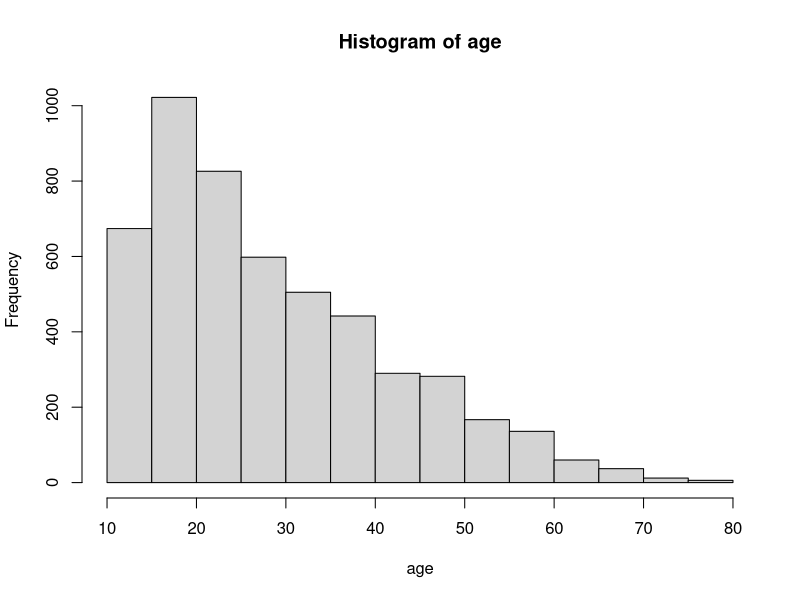

This figure's R source:
#                       ##############################################                             #
#                       ###         INDIVIDUAL EXERCISE 1          ###                             #
#                       ###       MEAN AND STANDARD DEVIATION      ###                             #
#                       ##############################################                             #

###
# The script was prepared by Andras Voros.
# (this is the version of 13.02.2021)
###

### OVERVIEW
# The aim of the exercise is to practice the basic R we have talked through so far.
# It is not a test, so take your time and concentrate on how each function works. 
# Whether you use the earlier srcipts or not is your choice. If you are stuck 
# somewhere, or something doesn't work, just ask questions through the usual channels.
#
# DATA. You will use the subset of the Scots Miners 1891 Census Survey dataset introduced
# earlier. Information about the data and see the UK Data Service's archive:
# https://beta.ukdataservice.ac.uk/datacatalogue/studies/study?id=3651#!/details
#
# HOW TO PROCEED. Below you can find the list of instructions for the exercise.
# After that comes a partially written script - you need to fill in the blanks,
# but there will be enough help that you won't get lost. This is all. Go on.
###


### INSTRUCTIONS
# 1. Read the dataset (again) from the original csv file.
# 2. Create two (vector) objects containing the data about miners'
#             a. age
#             b. marital status
# 3. Recode the marital status object into a "married vs. single" variable,
#    following these recoding instructions:
#             m ->  1 (married)
#             s ->  0 (single)
#             w -> NA (widowed)
#             o -> NA (data not available)
# 4. Calculate the average age and the standard deviation of age in the dataset.
#    Interpret the results.
# 5. Calculate the proportion of married miners and the standard deviation of the
#    recoded married object. Interpret the results.
# +. Create a histogram for the age distribution.
###


### START OF INDIVIDUAL PRACTICE

# check your working directory and change it if it's not set to where the data is!
getwd()
#setwd()

# 1. Read data

# This is copied here from the previous script
data <- read.table("miners_data.csv", header = TRUE, sep=",", stringsAsFactors = FALSE)


# 2. Create age and marital status objects.

# first, you can use the  colnames() function to see which columns contain the data
colnames(data) # we are interested in "Age" and "Marstat"

# now define the two vector objects - we have seen two ways for doing this
# (one involved [] and the other $)
age <- data$Age
marital.status <- data$Marstat


# 3. Recode the marital status object

# here is the recoding scheme again:
#             m ->  1 (married)
#             s ->  0 (single)
#             w -> NA (widowed)
#             o -> NA (data not available)

# let's first create a new object for the result
married <- marital.status

# now we can do the recogin in this object
married[married=="m"] <- 1
married[married=="s"] <- 0
married[married=="w"] <- NA
married[married=="o"] <- NA

# there is only one small problem
married[1:20] # cell values have "" around them
mode(married) # because the mode of the object is still character
# you can make the married objec numeric like this
married <- as.numeric(married)
married[1:20] # now it looks better


# 4. Calculate and interpret the average and s.d. for age

# please study the R help pages for the following functions
?mean
?sd

# and now calculate the mean and s.d.
age.mean <- mean(age)
age.sd <- sd(age)

# give a brief interpretation of the mean() and sd() functions


# 5. Calculate average and s.d. for married

# watch out, this variable has missing data
married.mean <- mean(married, na.rm = T)
married.sd <- sd(married, na.rm = T)


# +. Create a histogram of age

# study the R help page of the hist() function
?hist

# plot a histogram
hist(age)


# Finally, save your workspace, because the dataset may be useful in later classes.
save.image("MinersData.RData")
# and remove all of the objects
rm(list=ls())


###
# Note that while completing this assigment you have written a script that
# does basic transformations and a quick description of the data for you - 
# this can be used and adapted easily for other datasets.
###

### END OF SCRIPT
